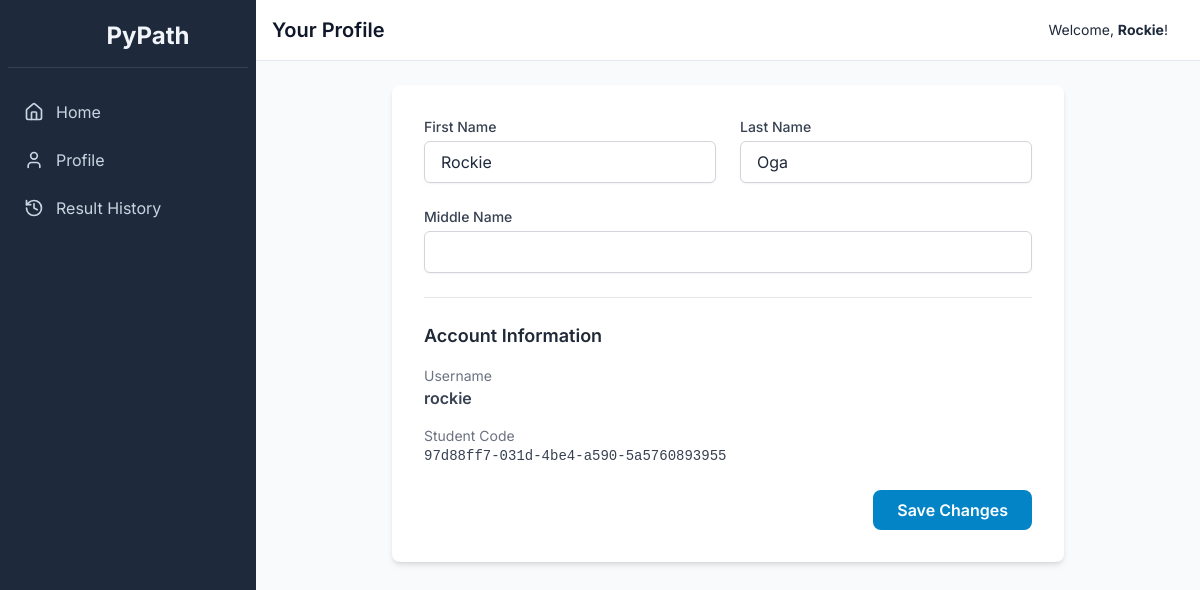
The app's page /profile (signed in), older data.
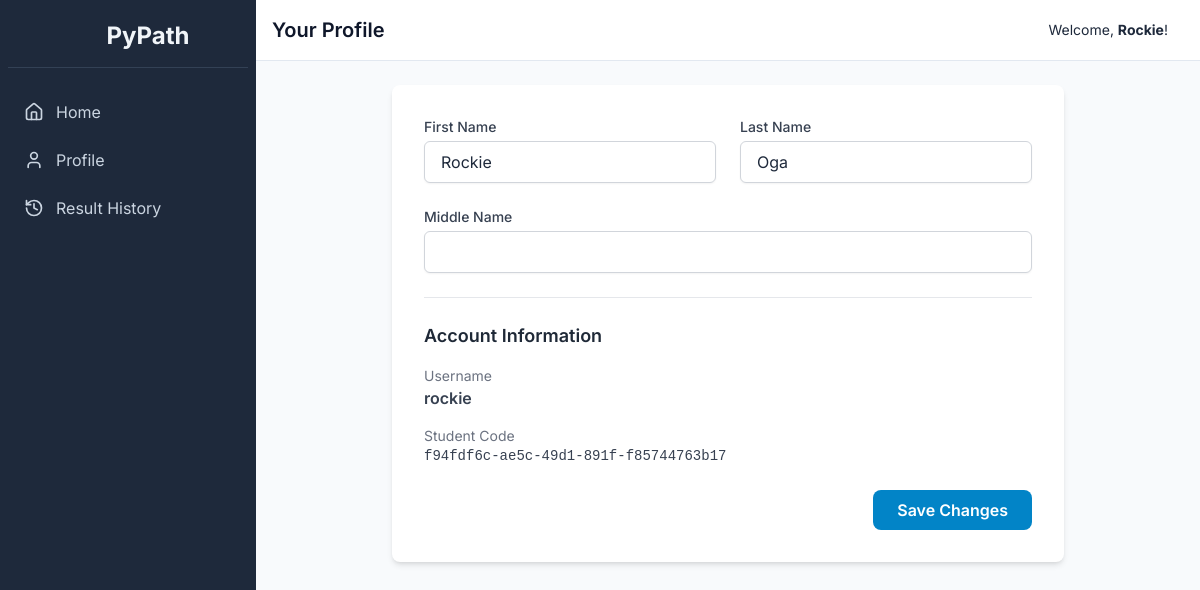
The same page, newer data.
### tables this page shows
CREATE TABLE users (
    id INTEGER PRIMARY KEY AUTOINCREMENT,
    username TEXT NOT NULL UNIQUE,
    password TEXT NOT NULL,
    student_code TEXT NOT NULL UNIQUE,
    first_name TEXT NOT NULL,
    last_name TEXT NOT NULL,
    middle_name TEXT,
    profile_image TEXT, -- New column for base64 image data
    is_admin INTEGER NOT NULL DEFAULT 0,
    level INTEGER NOT NULL DEFAULT 1,
    xp INTEGER NOT NULL DEFAULT 0
);

### app.py (the view, shortened to what this page needs)
@app.route('/profile', methods=['GET', 'POST'])
def profile():
    if not get_user_id(): return redirect(url_for('login'))
    conn = get_db_connection()
    user = conn.execute('SELECT * FROM users WHERE id = ?', (get_user_id(),)).fetchone()
    conn.close()
    return render_template('profile.html', user=user)

### app.py (called while the page is built)
def get_db_connection():
    conn = sqlite3.connect('pypath.db', check_same_thread=False, detect_types=sqlite3.PARSE_DECLTYPES | sqlite3.PARSE_COLNAMES)
    conn.row_factory = sqlite3.Row
    return conn

def get_user_id():
    return session.get('user_id')

### templates/profile.html (shortened to what this page needs)
{% extends "layout.html" %}
{% block header %}Your Profile{% endblock %}
{% block content %}
<div class="max-w-2xl mx-auto bg-white p-8 rounded-lg shadow-md">
    <form method="POST" action="{{ url_for('profile') }}" class="space-y-6">
        <div class="grid grid-cols-1 md:grid-cols-2 gap-6">
            <div>
                <label for="first_name" class="block text-sm font-medium text-gray-700">First Name</label>
                <input type="text" id="first_name" name="first_name" value="{{ user.first_name }}" required class="mt-1 block w-full px-4 py-2 border border-gray-300 rounded-md shadow-sm">
            </div>
            <div>
                <label for="last_name" class="block text-sm font-medium text-gray-700">Last Name</label>
                <input type="text" id="last_name" name="last_name" value="{{ user.last_name }}" required class="mt-1 block w-full px-4 py-2 border border-gray-300 rounded-md shadow-sm">
            </div>
        </div>
        <div>
            <label for="middle_name" class="block text-sm font-medium text-gray-700">Middle Name</label>
            <input type="text" id="middle_name" name="middle_name" value="{{ user.middle_name or '' }}" class="mt-1 block w-full px-4 py-2 border border-gray-300 rounded-md shadow-sm">
        </div>
        <div class="border-t pt-6">
            <h3 class="text-lg font-semibold text-gray-800">Account Information</h3>
            <div class="mt-4">
                <p class="text-sm text-gray-500">Username</p>
                <p class="font-semibold text-gray-700">{{ user.username }}</p>
            </div>
            <div class="mt-4">
                <p class="text-sm text-gray-500">Student Code</p>
                <p class="font-mono text-sm text-gray-700">{{ user.student_code }}</p>
            </div>
        </div>
        <div class="flex justify-end">
            <button type="submit" class="bg-sky-600 text-white font-semibold py-2 px-6 rounded-lg hover:bg-sky-700">Save Changes</button>
        </div>
    </form>
</div>
{% endblock %}

Row changes from the older to the newer data that the page shows:
changed users "rockie": student_code "97d88ff7-031d-4be4-a590-5a5760893955" → "f94fdf6c-ae5c-49d1-891f-f85744763b17"
